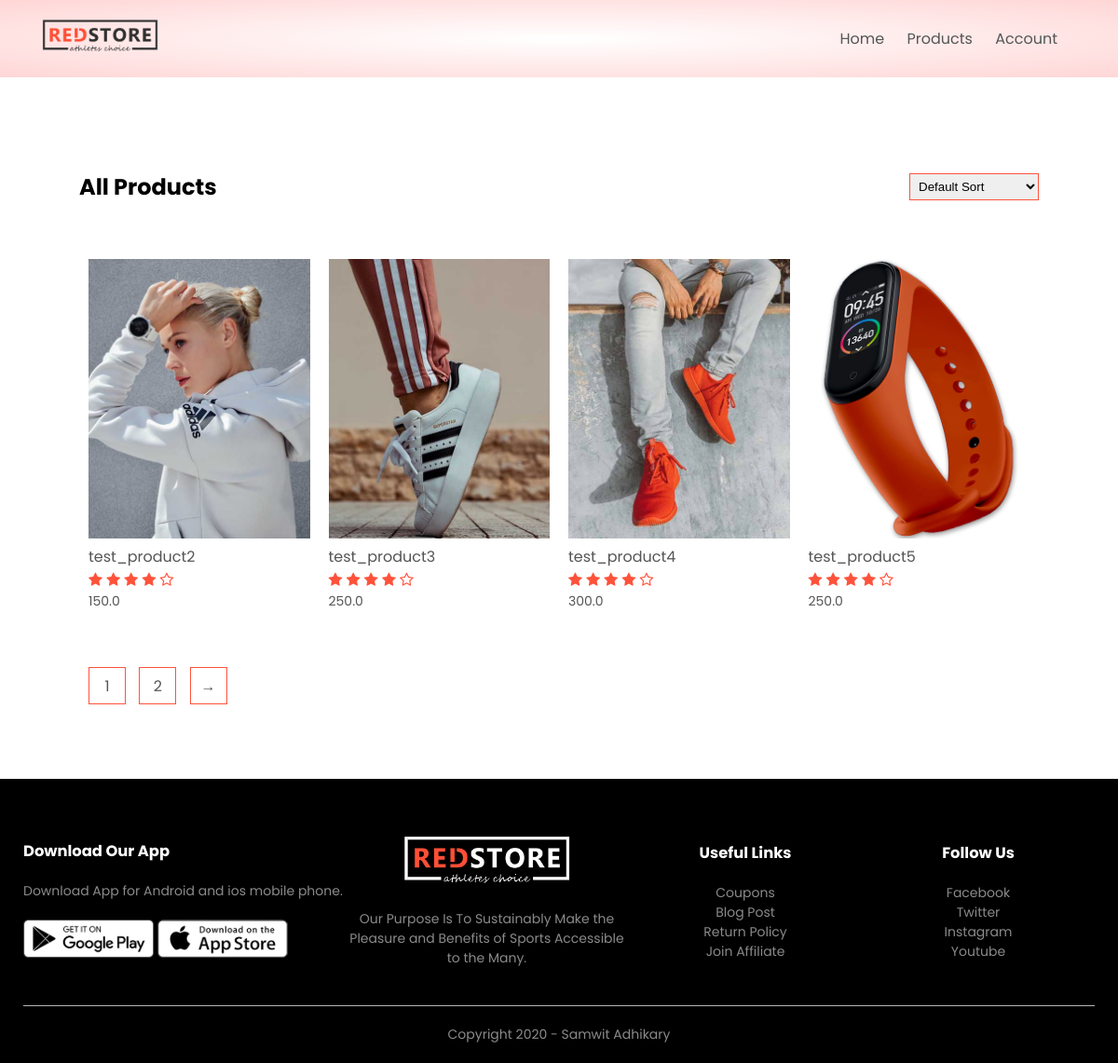
Page /products_list on the committed database.
### products/models.py (models this page shows, shortened)
class Product(models.Model):
    LIVE = 1
    DELETE = 0
    DELETE_CHOICES = ((LIVE,'Live'),(DELETE,'Delete'))
    title = models.CharField(max_length=200)
    price = models.FloatField()
    tax = models.IntegerField(default=0)
    description = models.TextField()
    image = models.ImageField(upload_to='media')
    priority = models.IntegerField(default=0)
    delete_status = models.IntegerField(choices=DELETE_CHOICES,default=LIVE)
    created_at = models.DateTimeField(auto_now_add=True)
    updated_at = models.DateTimeField(auto_now=True)

### products/views.py (the view)
# urls.py: path('products_list',list_products,name="product_list"),
def list_products(request):
    page=1
    if request.GET:
        page=request.GET.get('page',1)
    product_list = Product.objects.order_by('priority')
    product_paginator = Paginator(product_list,4)
    product_list = product_paginator.get_page(page)
    context={'products':product_list}
    return render(request,'products.html',context)

### products/templatetags/my_tags.py (called while the page is built)
@register.filter(name='chunks')
def chunks(lst,chunk_size):
    chunk = []
    for item in lst:
        chunk.append(item)
        if len(chunk)==chunk_size:
            yield chunk
            chunk = []
    yield chunk

### templates/products.html (shortened to what this page needs)
{%extends 'blank.html'%}
{%block content%}
{%include 'product_list.html'%}
{%endblock content%}

### templates/product_list.html (shortened to what this page needs)
{%load static%}
{%load my_tags%}
<div class="small-container">
    <div class="row row-2">
        <h2>All Products</h2>
        <select>
            <option>Default Sort</option>
        </select>
    </div>
    {%for chunk in products|chunks:4%}
    <div class="row">
        {%for item in chunk%}
        <div class="col-4">
            <a href="{%url 'detail_product' item.id%}"><img src="{{item.image.url}}"></a>
            <h4>{{item.title}}</h4>
            <div class="rating">
                <i class="fa fa-star"></i>
                <i class="fa fa-star"></i>
                <i class="fa fa-star"></i>
                <i class="fa fa-star"></i>
                <i class="fa fa-star-o"></i>
            </div>
            <p>{{item.price}}</p>
        </div>
        {%endfor%}
    </div>
    {%endfor%}
    <div class="page-btn">
        {%for i in products.paginator.page_range%}
        <a href="?page={{i}}"><span data-value="{{i}}">{{i}}</span></a>
        {%endfor%}
        {%if products.has_next%}
        <a href="?page={{products.next_page_number}}"><span>→</span></a>
        {%endif%}
    </div>
</div>

### static/css/style.css (style rules this page uses)
* { margin: 0; padding: 0; box-sizing: border-box; }
body { font-family: 'Poppins', sans-serif; }
a { text-decoration: none; color: #555; }
p { color: #555; }
.row { display: flex; align-items: center; flex-wrap: wrap; justify-content: space-around; }
.small-container { max-width: 1080px; margin: auto; padding-left: 25px; padding-right: 25px; min-height: 41vh; }
.col-4 { flex-basis: 25%; padding: 10px; min-width: 200px; margin-bottom: 50px; transition: transform 0.5s; }
.col-4 img { width: 100%; height:300px; object-fit: cover; }
h4 { color: #555; font-weight: normal; }
.col-4 p { font-size: 14px; }
.rating .fa { color: #ff523b; }
.row-2 { justify-content: space-between; margin: 100px auto 50px; }
select { border: 1px solid #ff523b; padding: 5px; }
.page-btn { margin: 0 auto 80px; }
.page-btn span { display: inline-block; border: 1px solid #ff523b; margin-left: 10px; width: 40px; height: 40px; text-align: center; line-height: 40px; cursor: pointer; }

### rows in the picture
Product: image (picture), title "test_product2", price "150.0"
Product: image (picture), title "test_product3", price "250.0"
Product: image (picture), title "test_product4", price "300.0"
Product: image (picture), title "test_product5", price "250.0"

### other values in the picture
{{ i }} "1" "2"
